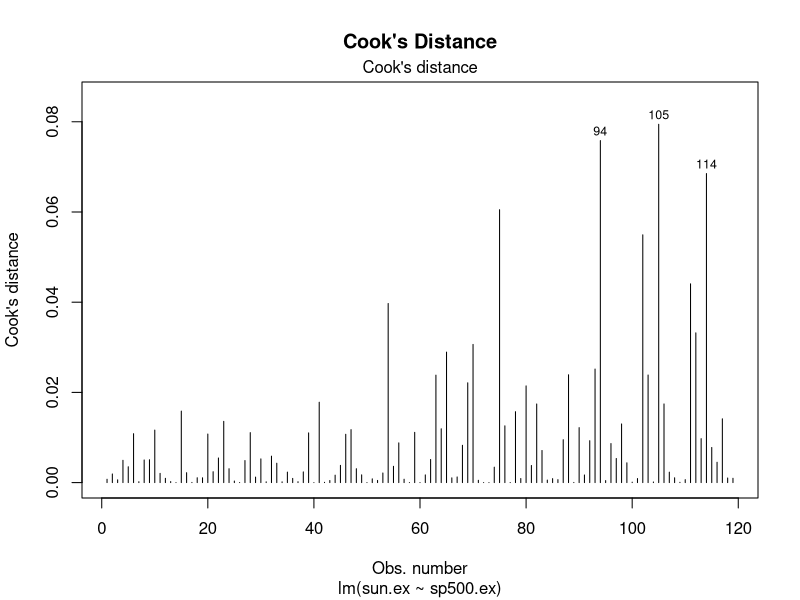
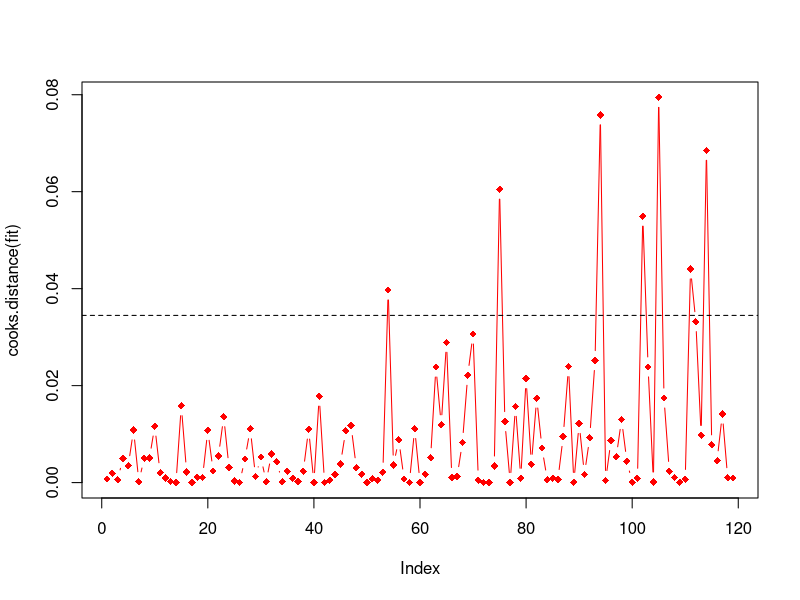
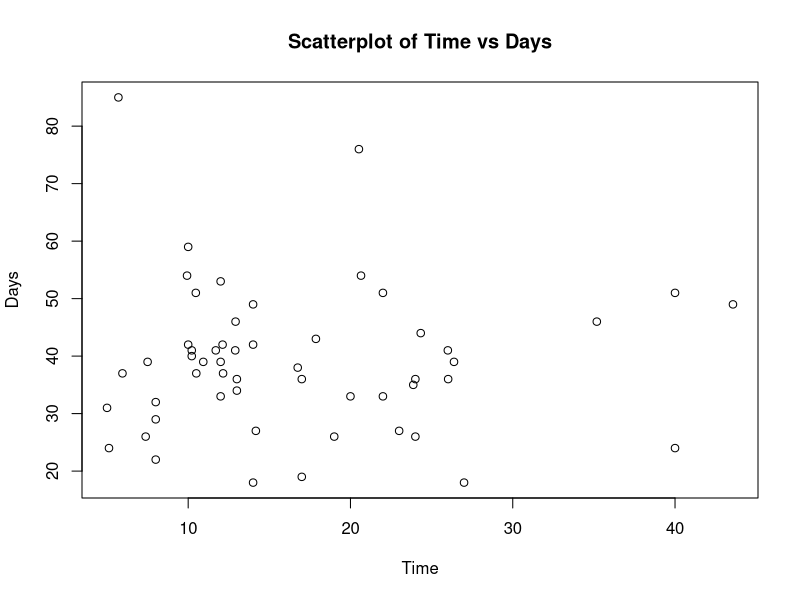

R code for these plots, in order:
## ---- chunk 1
# Erstellen des Datensatzes
ross_13_3_6 <- matrix(c(12, 10, 4, 32, 40, 38, 7, 12, 25),
    nrow = 3, byrow = TRUE,
    dimnames = list(c("Above", "Average", "Below"), c("1", "2", "3+"))
)
ross_13_3_6
## ---- chunk 2
# Durchführung des Chi-Quadrat-Tests
chisq_test <- chisq.test(ross_13_3_6)
chisq_test
## ---- chunk 3
round(chisq.test(ross_13_3_6)$expected, 1)
## ---- chunk 4
# Einlesen der Daten für Aufgabe 2
medikament <- read.csv("data/medikament.csv")
head(medikament)
## ---- chunk 5
# Berechnung des Konfidenz-Intervalls
senkung <- medikament$before - medikament$after
ci <- t.test(senkung)$conf.int
ci
## ---- chunk 6
# Berechnung der Korrelation
cor(medikament$before, medikament$after)
## ---- chunk 7
# Direkte Berechnung von s_D
sd(senkung)

# Indirekte Berechnung von s_D
sqrt(var(medikament$before) + var(medikament$after) - 2 *
    cor(medikament$before, medikament$after) * sd(medikament$before) * sd(medikament$after))
## ---- chunk 8
# Einlesen der Placebodaten
placebo <- read.csv("data/placebo.csv")

# Berechnung der Konfidenz-Intervalle für die Differenzen
senkung_placebo <- placebo$before - placebo$after
t.test(senkung, senkung_placebo)$conf.int
## ---- chunk 9
# Einlesen der Daten für Aufgabe 3
aktien <- read.csv("data/aktien.csv")
head(aktien)
## ---- chunk 10
# CAPM-Modell
fit <- lm(sun.ex ~ sp500.ex, data = aktien)
summary(fit)
## ---- chunk 11
# Berechnung der Cook's Distance
plot(fit, main = "Cook's Distance", which = 4)
plot(cooks.distance(fit), type = "b", pch = 18, col = "red")
N <- nrow(aktien)
k <- 2
cutoff <- 4 / (N - k - 1)
abline(h = cutoff, lty = 2)
## ---- chunk 12
# Konfidenz-Intervall für Beta
confint(fit)["sp500.ex", ]
## ---- chunk 13
# Hypothesentest für Alpha
summary(fit)$coefficients["(Intercept)", ]
## ---- chunk 14
# Vorhersage
new_data <- data.frame(sp500.ex = 3)
predict(fit, newdata = new_data)
## ---- chunk 15
# Konfidenz-Intervall
predict(fit, newdata = new_data, interval = "confidence")
## ---- chunk 16
# Einlesen der Daten für Aufgabe 4
boegg <- read.csv("data/boegg.csv")
head(boegg)
## ---- chunk 17
# Streudiagramm
plot(boegg$time, boegg$days, xlab = "Time", ylab = "Days", main = "Scatterplot of Time vs Days")
## ---- chunk 18
# Lineares Modell
fit_boegg <- lm(days ~ time, data = boegg)
summary(fit_boegg)
## ---- chunk 19
# Hypothesentest
summary(fit_boegg)$coefficients["time", ]
## ---- chunk 20
# Vorhersage für 2019
new_data <- data.frame(time = 17.73)
predict(fit_boegg, newdata = new_data, interval = "prediction", level = 0.90)
## ---- chunk 21
# Entfernung der einflussreichen Beobachtungen
cooksd_boegg <- cooks.distance(fit_boegg)
influential_boegg <- which(cooksd_boegg > (4 / (nrow(boegg) - 2 - 1)))
boegg_no_infl <- boegg[-influential_boegg, ]

# Neues Modell ohne einflussreiche Beobachtungen
fit_boegg_no_infl <- lm(days ~ time, data = boegg_no_infl)
summary(fit_boegg_no_infl)
predict(fit_boegg_no_infl, data.frame(year = 2019, days = 10, time = 17.73),
    interval = "prediction", level = 0.90
)
## ---- chunk 22
# Einlesen der Daten für Aufgabe 5
cocaine <- read.csv("data/cocaine.csv")
## ---- chunk 23
fit_cocaine <- lm(price ~ quant + qual + trend, data = cocaine)
summary(fit_cocaine)
## ---- chunk 24
# option 1
predict(fit_cocaine, data.frame(price = 0, quant = 100, qual = 60, trend = 10), se = T)

# option 2
predict(fit_cocaine, data.frame(price = 0, quant = 100, qual = 60, trend = 10), interval = "prediction", level = 0.90)
